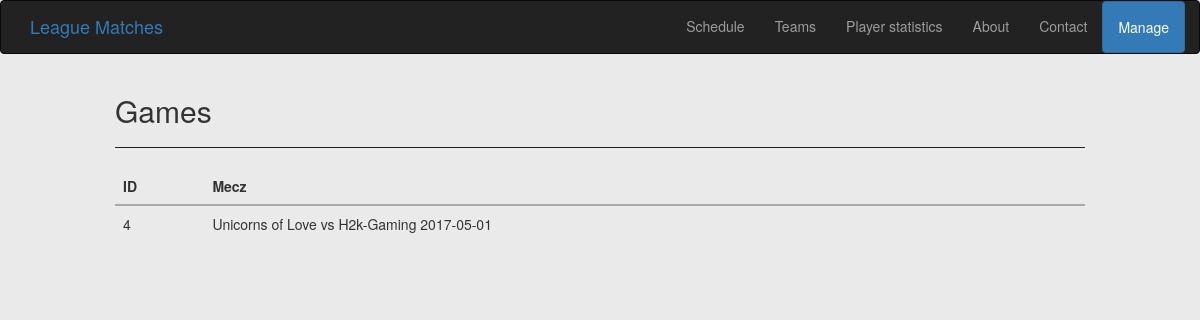
Before: /games/2/ with the older database file.
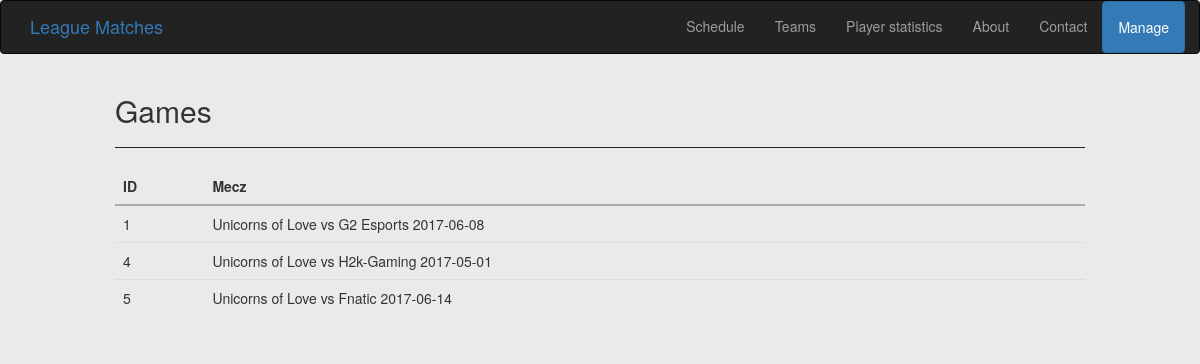
After: the same page with the newer database file.
### game/models.py (models this page shows, shortened)
class Game(models.Model):
    date = models.DateField()
    length = models.IntegerField(default=20)
    teamA = models.ForeignKey(Team, related_name='teamA')
    teamB = models.ForeignKey(Team, related_name='teamB')
    winner = models.ForeignKey(Team, related_name='winner')
    serie = models.ForeignKey(Serie)
    def __str__(self):
        return self.teamA.name + ' vs ' + self.teamB.name + ' ' + str(self.date)

class Team(models.Model):
    name = models.CharField(max_length=20)

### game/views.py (the view)
# urls.py: url(r'^games/(?P<serie_id>[0-9]+)/$', views.show_games, name="games"),
def show_games(request, serie_id):
    games = Game.objects.filter(serie_id=serie_id)
    return render_to_response('games.html', {'games': games})

### game/templates/games.html
{% extends "base.html" %}
{% block content %}
    <h2>Games</h2>
    <hr>
    <table class="table">
        <thead>
            <tr>
                <th>ID</th>
                <th>Mecz</th>
            </tr>
        </thead>
        <tbody>
            {% if games %}
            {% for g in games %}
                <tr>
                    <td>{{ g.id }}</td>
                    <td>{{ g }}</td>
                </tr>
            {% endfor %}
            {% endif %}
        </tbody>
    </table>
{% endblock %}

Changed rows visible on the page:
now on this page (row edited): Game: id "1", teamA+teamB+date "Unicorns of Love vs G2 Esports 2017-06-08"
added Game: id "5", teamA+teamB+date "Unicorns of Love vs Fnatic 2017-06-14"
